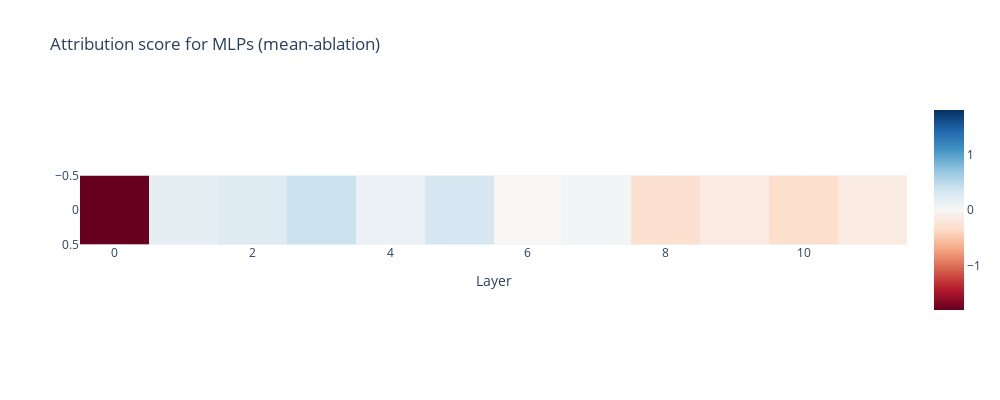

The code cell stored with this chart in its notebook:
### Code cell
px.imshow(attribution_score.unsqueeze(0), title="Attribution score for MLPs (mean-ablation)", labels={"x": "Layer"}, width=1000, height=400, color_continuous_midpoint=0.0, color_continuous_scale="RdBu")

### Figure 1 — Plotly figure (JSON) as saved in the notebook; plotly's stock layout.template omitted (floating-point values rounded to 4 significant figures)
{"data": [{"coloraxis": "coloraxis", "hovertemplate": "Layer: %{x}<br>y: %{y}<br>color: %{z}<extra></extra>", "name": "0", "type": "heatmap", "xaxis": "x", "yaxis": "y", "z": [[-1.801, 0.181, 0.2331, 0.3995, 0.1183, 0.3134, -0.01559, 0.04891, -0.2878, -0.1616, -0.3134, -0.1582]]}], "layout": {"coloraxis": {"cmid": 0, "colorscale": [[0, "rgb(103,0,31)"], [0.1, "rgb(178,24,43)"], [0.2, "rgb(214,96,77)"], [0.3, "rgb(244,165,130)"], [0.4, "rgb(253,219,199)"], [0.5, "rgb(247,247,247)"], [0.6, "rgb(209,229,240)"], [0.7, "rgb(146,197,222)"], [0.8, "rgb(67,147,195)"], [0.9, "rgb(33,102,172)"], [1, "rgb(5,48,97)"]]}, "height": 400, "title": {"text": "Attribution score for MLPs (mean-ablation)"}, "width": 1000, "xaxis": {"anchor": "y", "constrain": "domain", "domain": [0, 1], "scaleanchor": "y", "title": {"text": "Layer"}}, "yaxis": {"anchor": "x", "autorange": "reversed", "constrain": "domain", "domain": [0, 1]}}}
